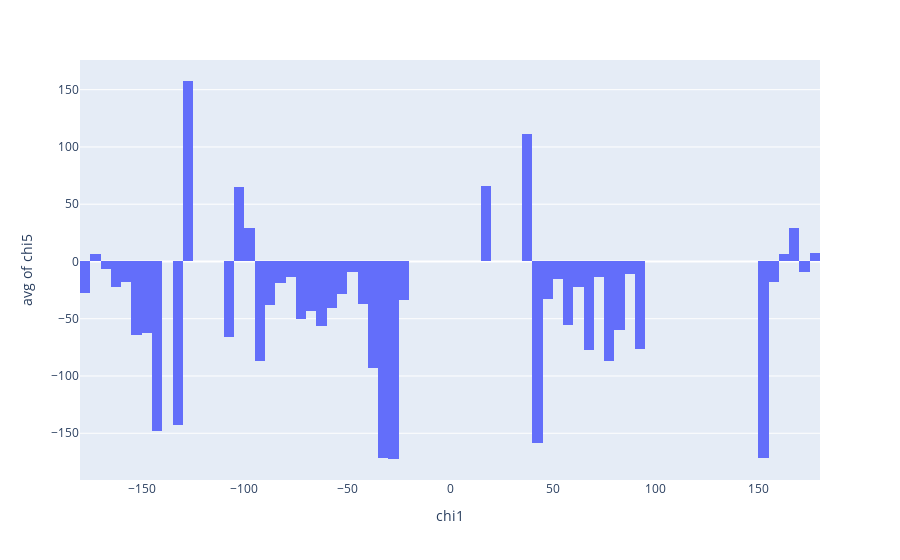

The cell this chart's notebook holds for it:
### Markdown cell above
## Examining the Torsion Angles

### Code cell
labels = {'value': 'Angle', 'variable': 'Torsion'}
cols = ['chi1', 'chi5']
data = SS_df[cols].copy()
data.set_index('chi1')

px.histogram(SS_df, x='chi1', y='chi5', labels=labels, histfunc='avg', nbins=90)
#px.histogram(SS_df[cols], labels=labels)

### Figure 1 — Plotly figure (JSON) as saved in the notebook; plotly's stock layout.template omitted (floating-point values rounded to 4 significant figures; data arrays with more than 128 entries replaced by an {"elided": "..."} marker saying what was removed)
{"data": [{"alignmentgroup": "True", "bingroup": "x", "histfunc": "avg", "hovertemplate": "chi1=%{x}<br>avg of chi5=%{y}<extra></extra>", "legendgroup": "", "marker": {"color": "#636efa", "pattern": {"shape": ""}}, "name": "", "nbinsx": 90, "offsetgroup": "", "orientation": "v", "showlegend": false, "type": "histogram", "x": {"elided": "725 float values"}, "xaxis": "x", "y": {"elided": "725 float values"}, "yaxis": "y"}], "layout": {"barmode": "relative", "legend": {"tracegroupgap": 0}, "margin": {"t": 60}, "xaxis": {"anchor": "y", "domain": [0, 1], "title": {"text": "chi1"}}, "yaxis": {"anchor": "x", "domain": [0, 1], "title": {"text": "avg of chi5"}}}}
